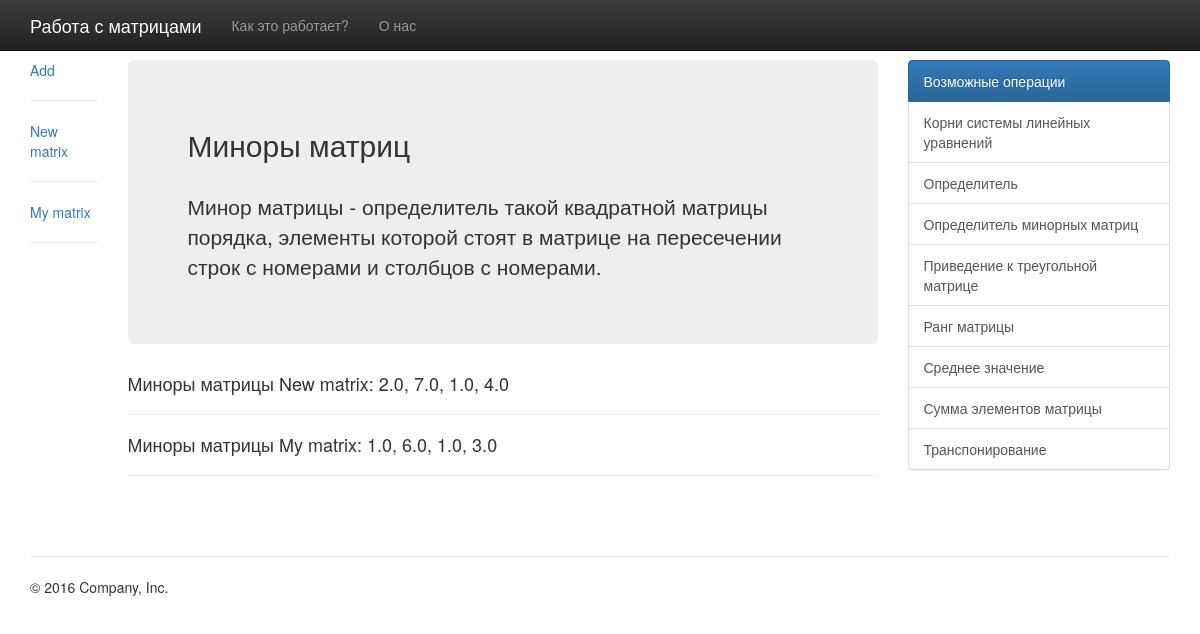
Page /det_minor_matrix/ on the committed database.
### matrix/models.py (models this page shows, shortened)
class Matrix(models.Model):
    name = models.CharField(max_length=25, default="New matrix")
    rows = models.PositiveIntegerField(default=0)
    columns = models.PositiveIntegerField(default=0)
    values = models.TextField()
    file = models.FileField()
    def matrix(self):
        array = make_array(self.values)
        return array
    def det_minor_matrix(self):
        if self.rows == self.columns:
            bof_array = []
            array = np.array(make_array(self.values))
            for i in range(self.rows):
                for j in range(self.columns):
                    m_shape = array.shape[0] - 1
                    arrayM = np.eye(m_shape, dtype='int')
                    arrayM[:i, :j] = array[:i, :j]
                    arrayM[:i, j:] = array[:i, j + 1:]
                    arrayM[i:, :j] = array[i + 1:, :j]
                    arrayM[i:, j:] = array[i + 1:, j + 1:]
                    bof_array.append(str(np.around(np.linalg.det(arrayM))))
            return ", ".join(bof_array)
        else:
            return "Ошибка. Матрица не квадратная"

### matrix/views.py (the view)
# urls.py: path('det_minor_matrix/', DetMinorMatrixView.as_view(), name='det_minor_matrix'),
class DetMinorMatrixView(ListView):
    model = Matrix
    template_name = 'det_minor_matrix.html'

### matrix/models.py (called while the page is built)
def make_array(string):
    lines = string.splitlines()
    array = list(map(lambda x: list(map(int, x.split())), lines))
    return array

### templates/det_minor_matrix.html
{% extends 'base.html' %}
{% block content %}
    <div class="col-sm-1">
        <div class="card"><a href="{% url 'create' %}">Add</a></div>
        <hr/>
        {% for matrix in object_list %}
            <div class="card"><a href="{% url 'detail' matrix.pk %}">{{ matrix.name }}</a></div>
            <hr/>
        {% endfor %}
    </div>
    <div class="col-sm-8">
        <div class="jumbotron">
            <h2>Миноры матриц</h2>
            <br>
            <p>Минор матрицы - определитель такой квадратной матрицы порядка,
                элементы которой стоят в матрице на пересечении строк
                с номерами и столбцов с номерами. </p>
        </div>
    {% for matrix in object_list %}
        <h4>Миноры матрицы {{ matrix.name }}: {{ matrix.det_minor_matrix }}</h4>
        <hr/>
    {% endfor %}
    <br><br>
    </div>
{% endblock content %}

### rows in the picture
Matrix: name "New matrix", det_minor_matrix "2.0, 7.0, 1.0, 4.0"
Matrix: name "My matrix", det_minor_matrix "1.0, 6.0, 1.0, 3.0"
